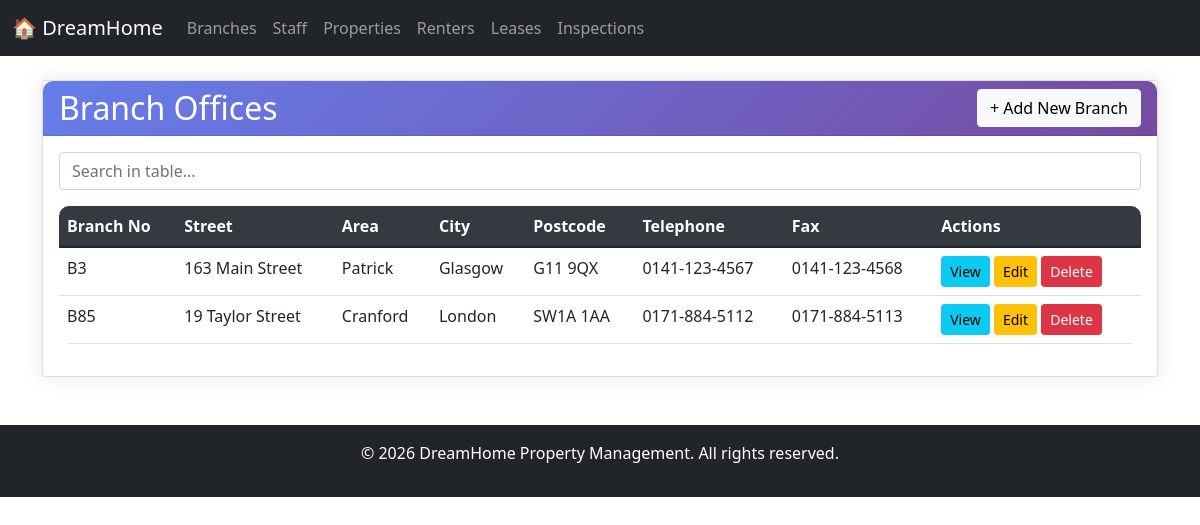
The app's page /dreamhome/pages/branches/index.php with its own data.
### tables this page shows
CREATE TABLE `branch` (
  `branch_no` varchar(5) NOT NULL,
  `street` varchar(50) DEFAULT NULL,
  `area` varchar(50) DEFAULT NULL,
  `city` varchar(50) DEFAULT NULL,
  `postcode` varchar(10) DEFAULT NULL,
  `telephone` varchar(15) DEFAULT NULL,
  `fax` varchar(15) DEFAULT NULL
);

### dreamhome/pages/branches/index.php (the view, shortened to what this page needs)
<?php
include '../../includes/header.php';
$database = new Database();
$db = $database->getConnection();
$sql = "SELECT * FROM Branch ORDER BY branch_no";
$stmt = $db->prepare($sql);
$stmt->execute();
$branches = $stmt->fetchAll(PDO::FETCH_ASSOC);
?>
<div class="card">
    <div class="card-header d-flex justify-content-between align-items-center">
        <h2 class="mb-0">Branch Offices</h2>
        <button class="btn btn-light" onclick="location.href='add.php'">+ Add New Branch</button>
    </div>
    <div class="card-body">
        <div class="table-responsive">
            <table class="table table-hover">
                <thead>
                    <tr>
                        <th>Branch No</th>
                        <th>Street</th>
                        <th>Area</th>
                        <th>City</th>
                        <th>Postcode</th>
                        <th>Telephone</th>
                        <th>Fax</th>
                        <th>Actions</th>
                    </tr>
                </thead>
                <tbody>
                    <?php foreach ($branches as $branch): ?>
                    <tr>
                        <td><?php echo $branch['branch_no']; ?></td>
                        <td><?php echo $branch['street']; ?></td>
                        <td><?php echo $branch['area']; ?></td>
                        <td><?php echo $branch['city']; ?></td>
                        <td><?php echo $branch['postcode']; ?></td>
                        <td><?php echo $branch['telephone']; ?></td>
                        <td><?php echo $branch['fax']; ?></td>
                        <td>
                            <button class="btn btn-sm btn-info" onclick="viewBranch('<?php echo $branch['branch_no']; ?>')">View</button>
                            <button class="btn btn-sm btn-warning" onclick="editBranch('<?php echo $branch['branch_no']; ?>')">Edit</button>
                            <button class="btn btn-sm btn-danger" onclick="deleteBranch('<?php echo $branch['branch_no']; ?>')">Delete</button>
                        </td>
                    </tr>
                    <?php endforeach; ?>
                </tbody>
            </table>
        </div>
    </div>
</div>
<?php include '../../includes/footer.php'; ?>

### dreamhome/css/style.css (style rules this page uses)
body { background-color: #f8f9fa; font-family: 'Segoe UI', Tahoma, Geneva, Verdana, sans-serif; }
.card { border: none; border-radius: 10px; box-shadow: 0 0 20px rgba(0,0,0,0.1); margin-bottom: 20px; }
.card-header { background: linear-gradient(135deg, #667eea 0%, #764ba2 100%); color: white; border-radius: 10px 10px 0 0 !important; padding: 15px 20px; }
.table { background-color: white; border-radius: 10px; overflow: hidden; }
.table thead { background-color: #343a40; color: white; }

### records on screen
branch: branch_no "B3", street "163 Main Street", area "Patrick", city "Glasgow", postcode "G11 9QX", telephone "0141-123-4567", fax "0141-123-4568"
branch: branch_no "B85", street "19 Taylor Street", area "Cranford", city "London", postcode "SW1A 1AA", telephone "0171-884-5112", fax "0171-884-5113"
